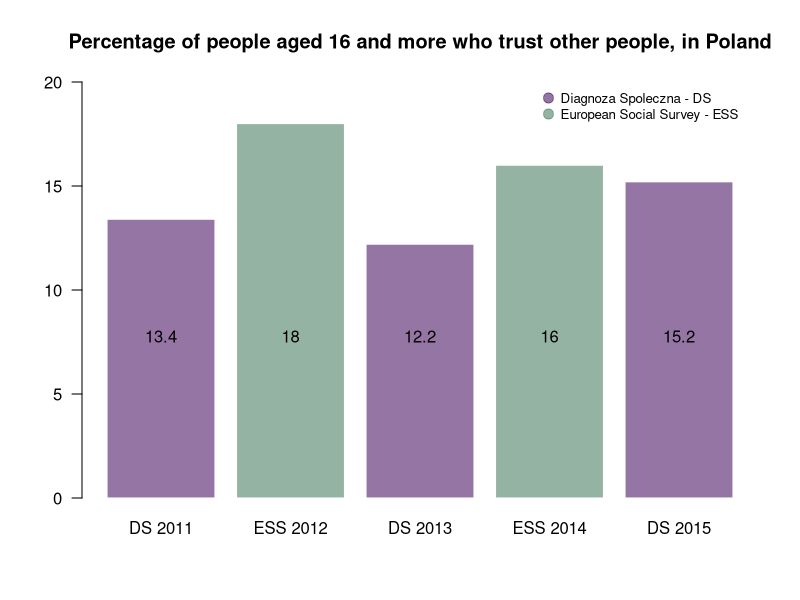

The R script that drew this image:
# DATA
data <- data.frame(
  name = c("DS 2011", "ESS 2012", "DS 2013", "ESS 2014", "DS 2015"),
  number = c(13.4, 18, 12.2, 16, 15.2)
)

# BARPLOT
bar <- barplot(data$number, border = F, names.arg = data$name,
               las = 1,
               col = c(rgb(0.3,0.1,0.4,0.6) , rgb(0.3,0.5,0.4,0.6)) , 
               ylim = c(0,20), 
               main = "Percentage of people aged 16 and more who trust other people, in Poland",
               width = c(0.4,0.4,0.4,0.4,0.4))

# Barplot TEXT 
text(bar, 7, paste(data$number), cex = 1, pos = 3) 

# LEGEND
legend("topright", legend = c("Diagnoza Spoleczna - DS","European Social Survey - ESS"), 
       col = c(rgb(0.3,0.1,0.4,0.6), rgb(0.3,0.5,0.4,0.6)), 
       bty = "n", pch = 20 , pt.cex = 2, cex = 0.8, horiz = FALSE, inset = c(0.02, 0.0))


